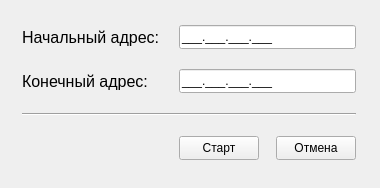
<?xml version="1.0" encoding="UTF-8"?>
<ui version="4.0">
 <class>ScannerWindow</class>
 <widget class="QWidget" name="ScannerWindow">
  <property name="geometry">
   <rect>
    <x>0</x>
    <y>0</y>
    <width>380</width>
    <height>188</height>
   </rect>
  </property>
  <property name="windowTitle">
   <string>Сканер сети</string>
  </property>
  <layout class="QGridLayout" name="gridLayout">
   <item row="3" column="0" colspan="3">
    <widget class="Line" name="line">
     <property name="orientation">
      <enum>Qt::Horizontal</enum>
     </property>
    </widget>
   </item>
   <item row="0" column="0">
    <widget class="QLabel" name="label">
     <property name="maximumSize">
      <size>
       <width>140</width>
       <height>24</height>
      </size>
     </property>
     <property name="font">
      <font>
       <pointsize>12</pointsize>
      </font>
     </property>
     <property name="text">
      <string>Начальный адрес:</string>
     </property>
    </widget>
   </item>
   <item row="1" column="0">
    <widget class="QLabel" name="label_2">
     <property name="maximumSize">
      <size>
       <width>140</width>
       <height>24</height>
      </size>
     </property>
     <property name="font">
      <font>
       <pointsize>12</pointsize>
      </font>
     </property>
     <property name="text">
      <string>Конечный адрес:</string>
     </property>
    </widget>
   </item>
   <item row="4" column="1">
    <widget class="QPushButton" name="pushButton">
     <property name="maximumSize">
      <size>
       <width>80</width>
       <height>24</height>
      </size>
     </property>
     <property name="layoutDirection">
      <enum>Qt::RightToLeft</enum>
     </property>
     <property name="text">
      <string>Старт</string>
     </property>
    </widget>
   </item>
   <item row="1" column="1" colspan="2">
    <widget class="QLineEdit" name="lineEdit_2">
     <property name="minimumSize">
      <size>
       <width>130</width>
       <height>24</height>
      </size>
     </property>
     <property name="inputMask">
      <string>000.000.000.000;_</string>
     </property>
    </widget>
   </item>
   <item row="0" column="1" colspan="2">
    <widget class="QLineEdit" name="lineEdit">
     <property name="minimumSize">
      <size>
       <width>130</width>
       <height>24</height>
      </size>
     </property>
     <property name="inputMask">
      <string>000.000.000.000;_</string>
     </property>
    </widget>
   </item>
   <item row="4" column="2">
    <widget class="QPushButton" name="pushButton_2">
     <property name="maximumSize">
      <size>
       <width>80</width>
       <height>24</height>
      </size>
     </property>
     <property name="layoutDirection">
      <enum>Qt::RightToLeft</enum>
     </property>
     <property name="text">
      <string>Отмена</string>
     </property>
    </widget>
   </item>
  </layout>
 </widget>
 <resources/>
 <connections/>
</ui>
